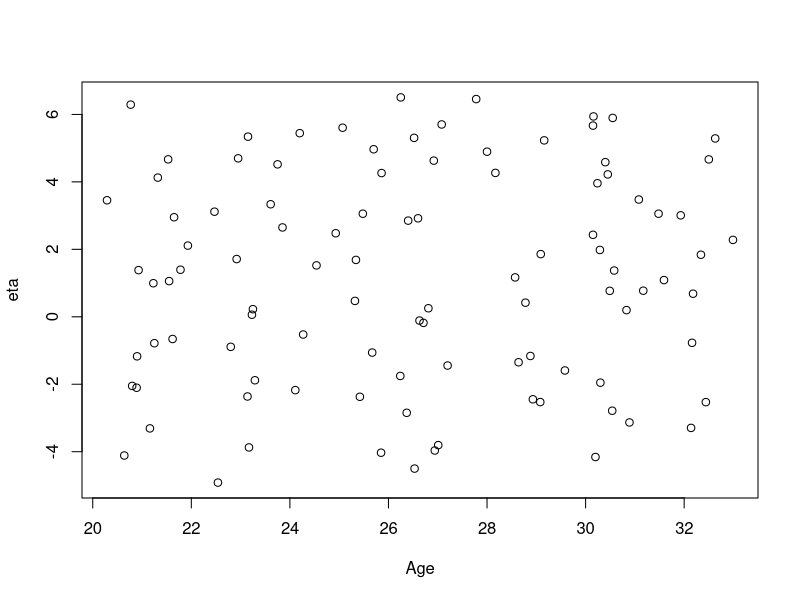
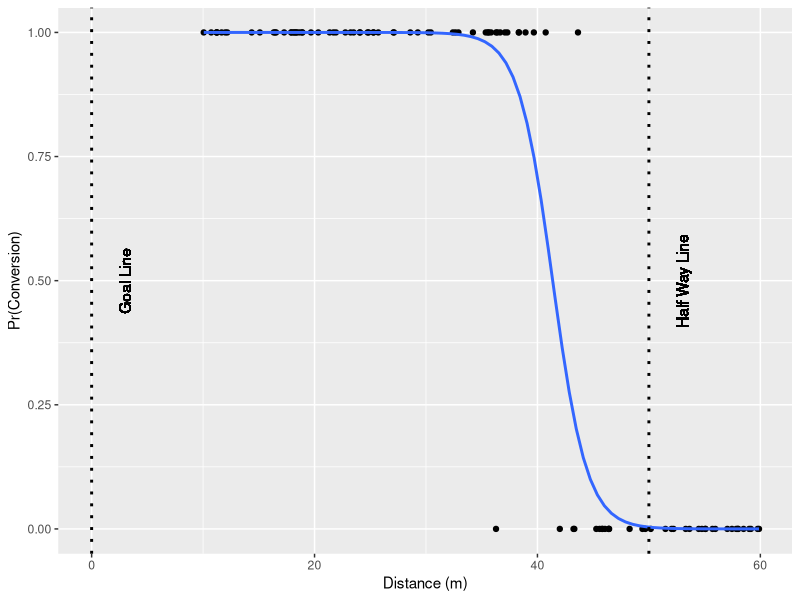
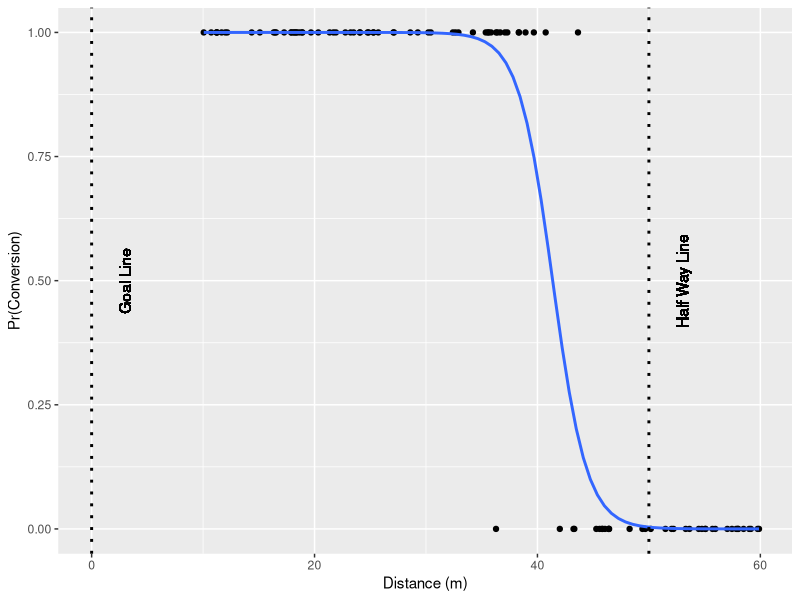

Write the R code that produced these figures, in order.
## ---- chunk 1
knitr::opts_chunk$set(echo = TRUE)
## ---- chunk 2

N<-100

Age<-round(runif(N,20,33),digits = 2)
Distance<-runif(N,10,60)
Angle<-rnorm(N,0,15)


Location<-rep("Home",N)
location_index<-runif(N,0,1)
Location[location_index<0.5]="Away"


eta<-0.05*runif(N,0,1)*Age-0.1*runif(N,0,1)*Distance-0.5*runif(N,0,1)*Angle*Angle
eta<-0.01*Age-0.2*(Distance-25)-0.01*Angle*Angle/10+rnorm(N,mean = 0,0.5)+3
plot(eta~Age)
P<-exp(eta)/(1+exp(eta))
Conversion<-rep(0,N)
Conversion[P>0.5]=1
Data=data.frame(Conversion,Age,Distance,Angle,Location)


write.csv(Data,file=paste("Sexton.csv", sep = ""))


## ---- chunk 3

summary(Data)

Sexton = glm(Conversion ~ Distance,  data = Data,family=binomial("logit")) 
summary(Sexton)


## ---- chunk 4


library(ggplot2)
ggplot(Data, aes(x=Distance, y=Conversion)) + geom_point() + 
  stat_smooth(method="glm", method.args=list(family="binomial"), se=FALSE)+xlab("Distance (m)")+ylab("Pr(Conversion)")+ theme(plot.title = element_text(hjust=1.0))+geom_vline(xintercept=50,col="black",size=1,linetype="dotted")+  geom_text(aes(x=53, label="Half Way Line", y=0.5),angle=90)+
  geom_vline(xintercept=0,col="black",size=1,linetype="dotted")+  geom_text(aes(x=3, label="Goal Line", y=0.5),angle=90)
ggsave("Sexton.png",dpi=300, width = 4, height = 2.5)


